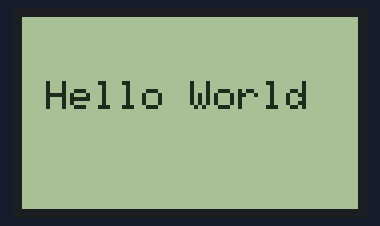
Recording of a sketch running on a simulated Arduino Uno, built with avr-gcc and run on an emulated ATmega328P. On the bench: 84×48 one-colour display.

Above: at 0.1 s.
At 1.1 s:
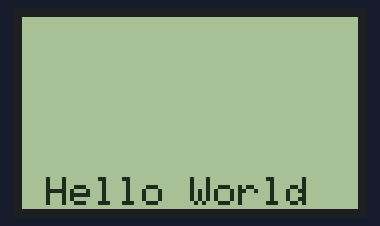

Measured:
- what the display in image 1 shows lasts 1.0 s, from 1.1 s to 2.1 s

The sketch:

Nokia_5110_HelloWorld.ino
```cpp
#include <Adafruit_GFX.h>
#include <gfxfont.h>
#include <Adafruit_PCD8544.h>

// Define the pins used to control the LCD module
#define LCD_SCLK    13
#define LCD_DIN     11
#define LCD_DC      5
#define LCD_CS      7
#define LCD_RST     6

// Create a global instance of the display object
Adafruit_PCD8544 display = Adafruit_PCD8544(
  LCD_SCLK, LCD_DIN, LCD_DC, LCD_CS, LCD_RST
);

void setup() {
  // Start the display and set a good contrast
  display.begin();
  display.setContrast(50);
  display.clearDisplay();
}

void loop() {
  display.clearDisplay();
  display.println();
  display.println();
  display.println(" Hello World");
  display.display();
  delay(1000);
}
```
